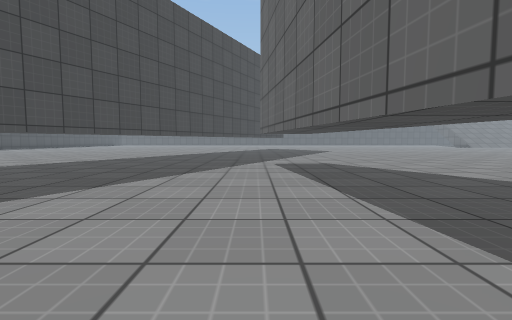
View 1 (above)

24 first-person views from a walk through a 3-D level made in the Unity game engine. The camera is 0.64 m above the floor, tilts 4° down and sees 85° across. The floor is counted in squares, 1 m on a side. Each view is taken from the middle of a square. On the plan, view 1 faces up. The plan holds only what a view shows up to about 9 squares ahead; the rest is blank. The place goes on beyond the plan. The player character is not drawn. Surface patterns are stand-ins for the level's own textures.

View 2
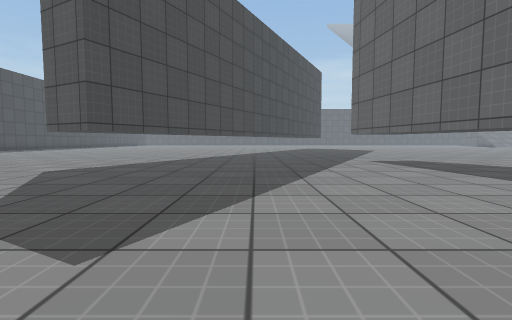

View 3
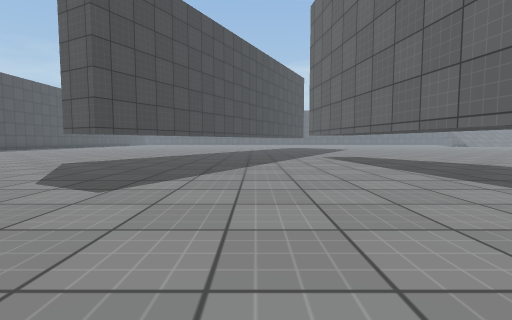

View 4
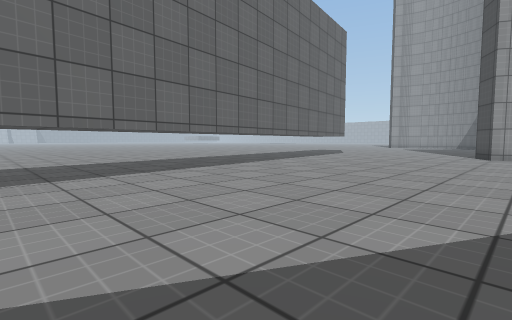

View 5
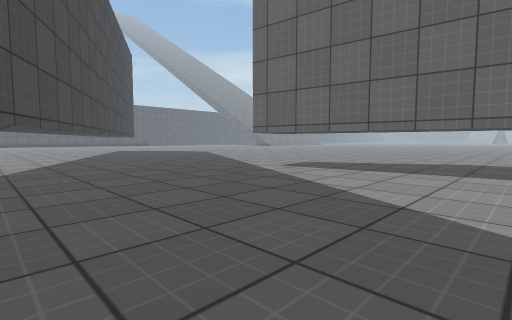

View 6
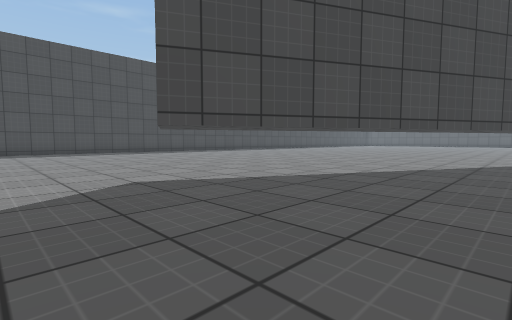

View 7
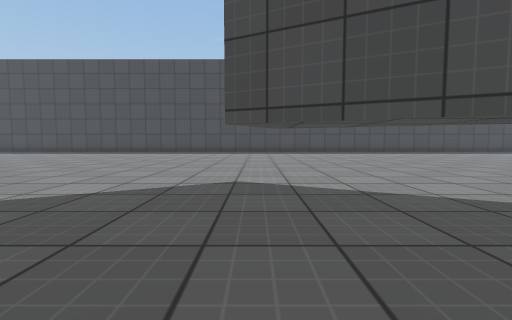

View 8
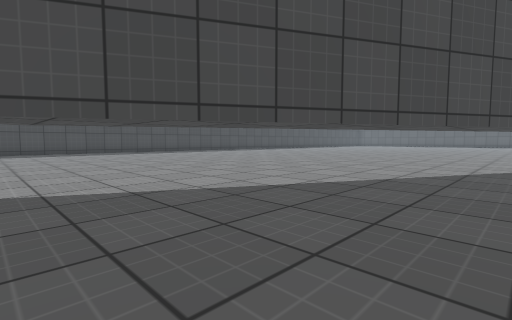

View 9
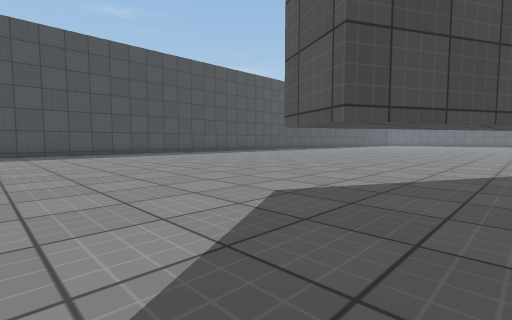

View 10
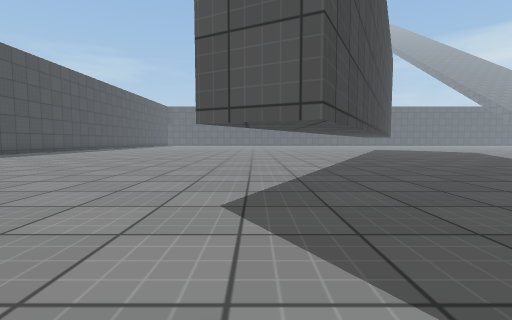

View 11
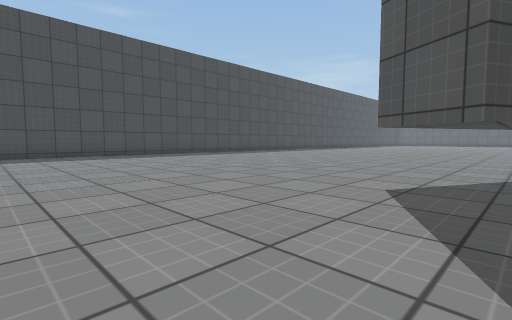

View 12
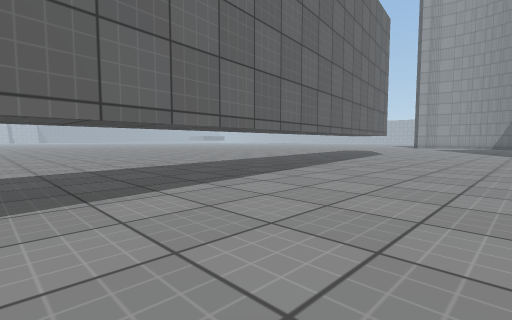

View 13
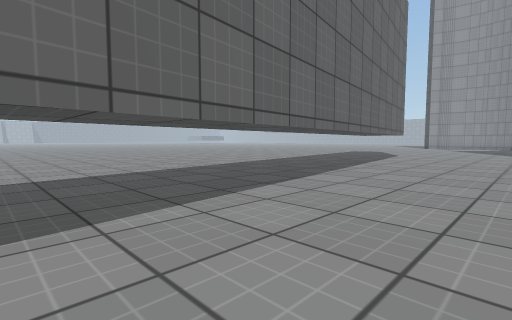

View 14
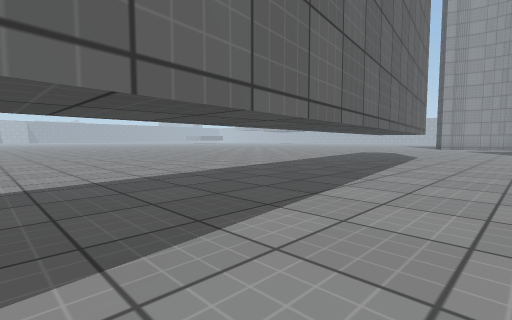

View 15
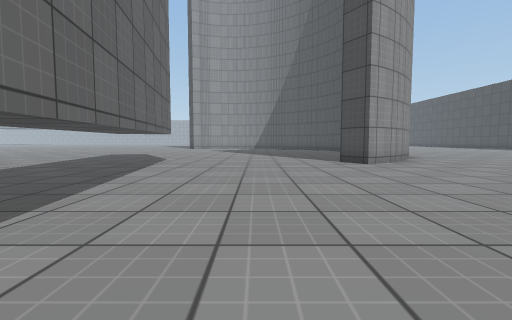

View 16
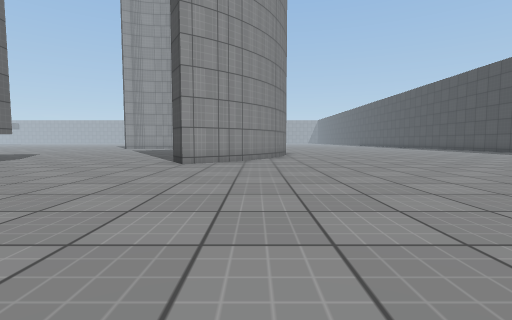

View 17
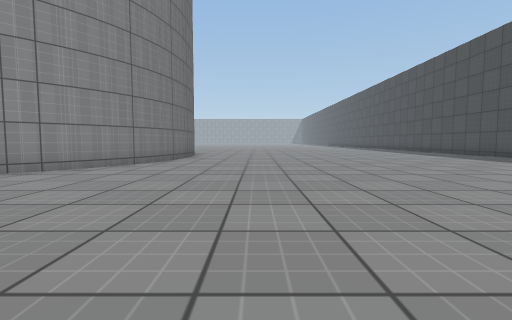

View 18
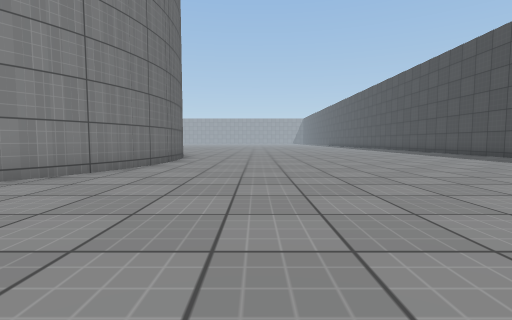

View 19
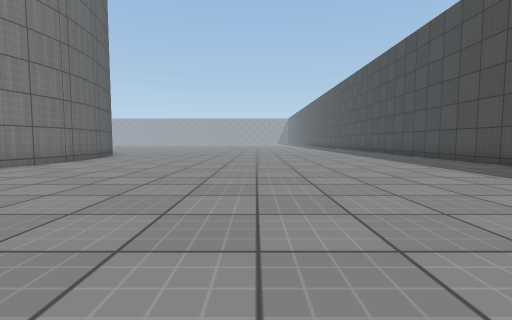

View 20
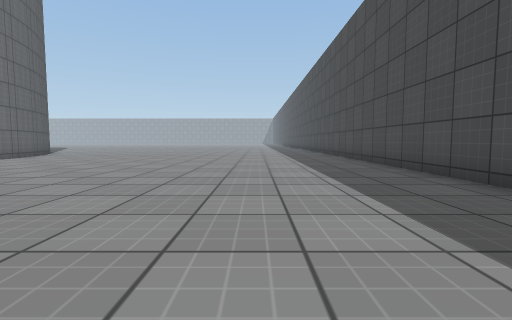

View 21
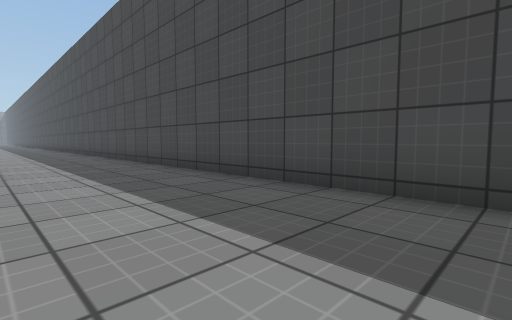

View 22
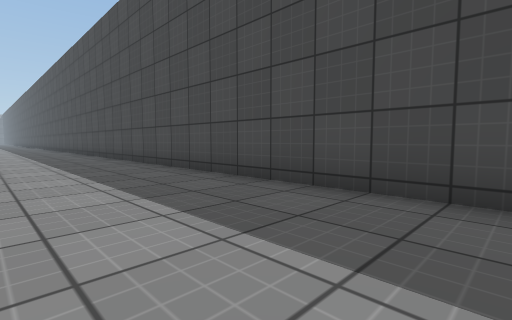

View 23
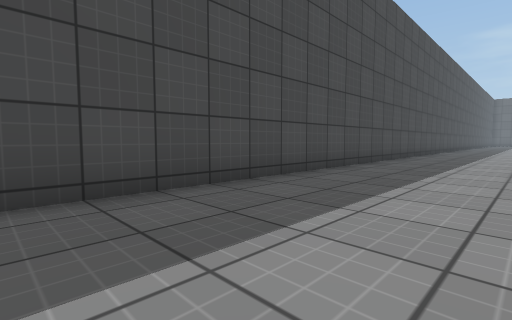

View 24
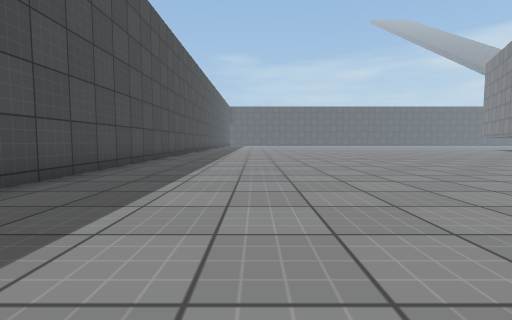

### Floor plan
Key: @ floor where view 1 was taken; # wall or solid block; . floor; T thing the floor can be seen under or through.
Columns run from 19 left of view 1 to 10 right of it. Each row starts with its distance up from view 1.
 11 #............. ##...
 10 #............. #....
  9 #............  #...........
  8 #............ T.....#......
  7 #........... TT...... .....
  6 #........... T....... ....
  5 #...........TT......T ...
  4 #...................T ....
  3 #...................T .....
  2 #...................T........
  1 #...................T.........
  0 #....  .....  .....@.. .......
 -1 #....  ....   ........ .......
 -2 #....  ...   ........T ......
 -3 #....       .........T .....
 -4 #....     ...........T ....
 -5 #....    ............T ...
 -6 #....  ..............T...
 -7 #...................... ..
 -8 #...................... ...
 -9 #..............##.....# ...
-10 #.............## ..........
-11 #.............#
-12 #............##
-13 #............#
-14 #............#
-15 #............#

Positions as (right, up) in squares from view 1, and headings:
1: (0, 0), facing up
2: (-3, -1), facing up
3: (-2, -3), facing up
4: (-4, 3), facing down-right
5: (-5, 3), facing up-right
6: (-3, 3), facing up-left
7: (-3, 5), facing left
8: (-3, 5), facing up-left
9: (-5, 2), facing up-left
10: (-7, 2), facing up
11: (-6, 1), facing up-left
12: (-2, 3), facing down-right
13: (-1, 2), facing down-right
14: (0, 1), facing down-right
15: (0, -1), facing down
16: (-5, -1), facing down
17: (-9, -4), facing down
18: (-9, -6), facing down
19: (-12, -6), facing down
20: (-15, -6), facing down
21: (-15, -4), facing down-left
22: (-15, 2), facing down-left
23: (-15, -1), facing up-left
24: (-15, 2), facing up
